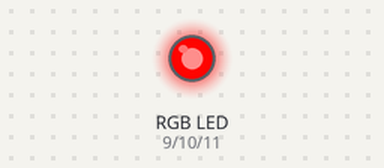
The sketch below on a simulated Arduino Uno, built with avr-gcc and run on an emulated ATmega328P. On the bench: an RGB LED mixed from three pins (HIGH = lit). Dim RGB values are drawn brighter than linear.

Above: at 0.05 s.
At 0.9 s:
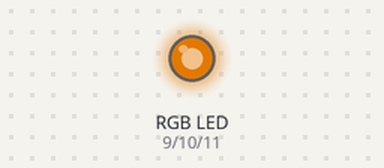
At 1.8 s:
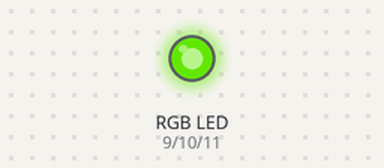
At 3.6 s:
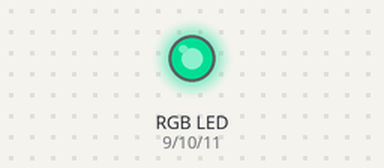
At 5.4 s:
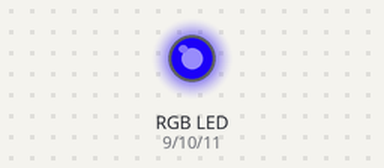
At 7.2 s:
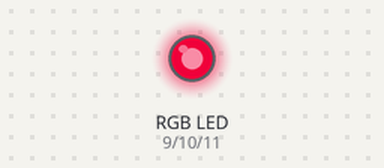
Timing chart, 0 to 10.0 s (numbered marks = the images above):
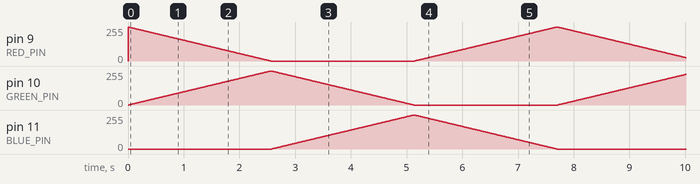

The sketch:

rbg_led.ino
```cpp
/*
 * RGB LED
 *
 * RGB LED functions (main colors & spectrum)
 *
 * Jim Palomo
 */

const int RED_PIN = 9;
const int GREEN_PIN = 10;
const int BLUE_PIN = 11;

const int DISPLAY_TIME = 1000;

void setup() {
  pinMode(RED_PIN, OUTPUT);
  pinMode(GREEN_PIN, OUTPUT);
  pinMode(BLUE_PIN, OUTPUT);
}

void loop() {
//  displayMain();      // display the main colors
  displaySpectrum();  // display spectrum of colors by fading
}

void displayMain() {

  // all LEDs off
  digitalWrite(RED_PIN, LOW);
  digitalWrite(GREEN_PIN, LOW);
  digitalWrite(BLUE_PIN, LOW);
  delay(DISPLAY_TIME);

  // Red
  digitalWrite(RED_PIN, HIGH);
  digitalWrite(GREEN_PIN, LOW);
  digitalWrite(BLUE_PIN, LOW);
  delay(DISPLAY_TIME);

  // Green
  digitalWrite(RED_PIN, LOW);
  digitalWrite(GREEN_PIN, HIGH);
  digitalWrite(BLUE_PIN, LOW);
  delay(DISPLAY_TIME);

  // Blue
  digitalWrite(RED_PIN, LOW);
  digitalWrite(GREEN_PIN, LOW);
  digitalWrite(BLUE_PIN, HIGH);
  delay(DISPLAY_TIME);

  // Yellow
  digitalWrite(RED_PIN, HIGH);
  digitalWrite(GREEN_PIN, HIGH);
  digitalWrite(BLUE_PIN, LOW);
  delay(DISPLAY_TIME);

  // Cyan
  digitalWrite(RED_PIN, LOW);
  digitalWrite(GREEN_PIN, HIGH);
  digitalWrite(BLUE_PIN, HIGH);
  delay(DISPLAY_TIME);

  // Purple
  digitalWrite(RED_PIN, HIGH);
  digitalWrite(GREEN_PIN, LOW);
  digitalWrite(BLUE_PIN, HIGH);
  delay(DISPLAY_TIME);

  // White
  digitalWrite(RED_PIN, HIGH);
  digitalWrite(GREEN_PIN, HIGH);
  digitalWrite(BLUE_PIN, HIGH);
  delay(DISPLAY_TIME);
}

// displaySpectrum: show spectrum of colors
void displaySpectrum() {
  for (int i = 0; i <= 767; i++) {
    RGB(i);      // set RGB value
    delay(10);   // debouncing
  }
}


/*
 * RGB: display color given the RGB content
 *
 * The "base" numbers are:
 * 0   = pure red
 * 255 = pure green
 * 511 = pure blue
 * 767 = pure red (again)
 *
 * From makespace
 */
void RGB(int color)
{
  int redIntensity;
  int greenIntensity;
  int blueIntensity;

  color = constrain(color, 0, 767); // constrain the input value to a range of values from 0 to 767

    // if statement breaks down the "color" into three ranges:
  if (color <= 255)       // RANGE 1 (0 - 255) - red to green
  {
    redIntensity = 255 - color;    // red goes from on to off
    greenIntensity = color;        // green goes from off to on
    blueIntensity = 0;             // blue is always off
  }
  else if (color <= 511)  // RANGE 2 (256 - 511) - green to blue
  {
    redIntensity = 0;                     // red is always off
    greenIntensity = 511 - color;         // green on to off
    blueIntensity = color - 256;          // blue off to on
  }
  else                    // RANGE 3 ( >= 512)- blue to red
  {
    redIntensity = color - 512;         // red off to on
    greenIntensity = 0;                 // green is always off
    blueIntensity = 767 - color;        // blue on to off
  }

  // "send" intensity values to the Red, Green, Blue Pins using analogWrite()
  analogWrite(RED_PIN, redIntensity);
  analogWrite(GREEN_PIN, greenIntensity);
  analogWrite(BLUE_PIN, blueIntensity);
}
```
